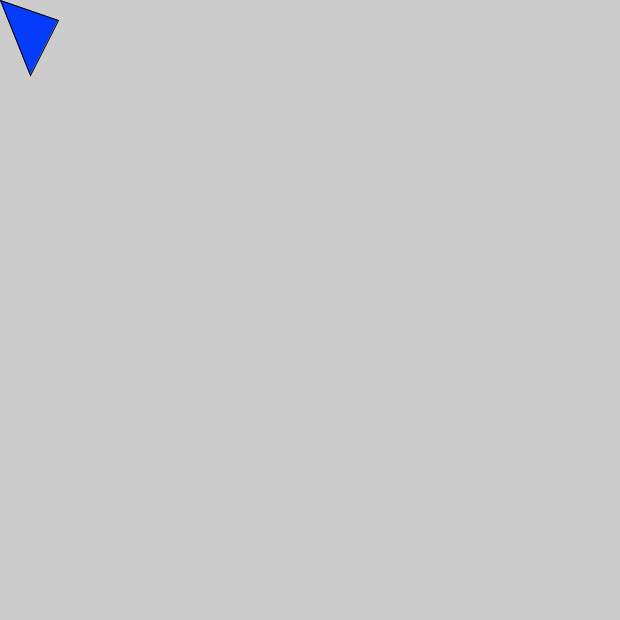
Frame 1 (no input)
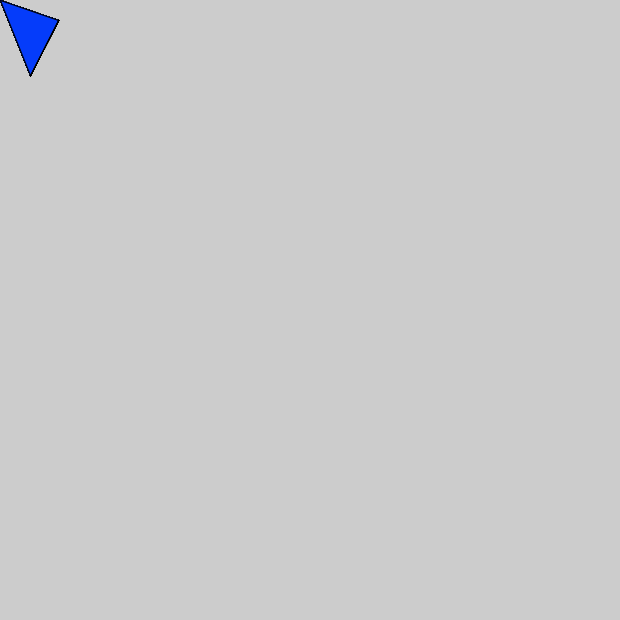
Frame 60 (the mouse pressed at the canvas centre just before this capture)
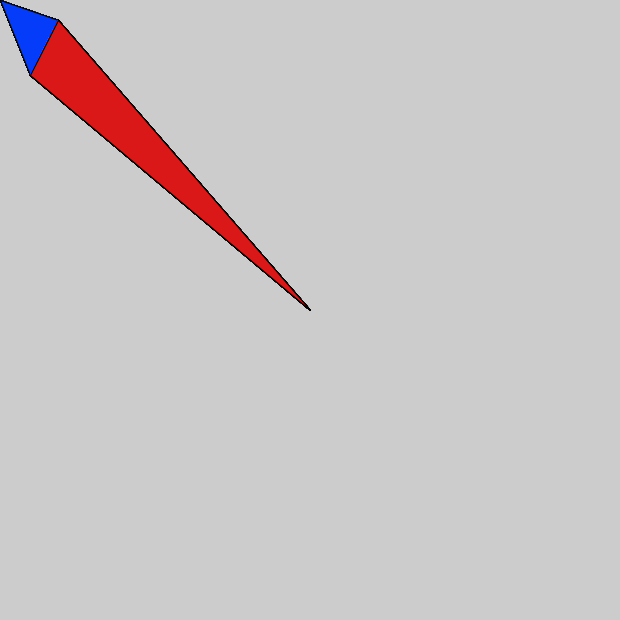
Frame 120 (the mouse held since frame 60 and released just before this capture)

The Processing sketch that drew these frames (run headless with seeded random() and noise(); from frame 60 on, the mouse is pressed at the canvas centre):

// Processing sketch: processing_51893
// ── processing_51893.pde

void setup() {
  size(620, 620);
}

void draw() {
  if (mousePressed) {
    fill(219,24,24);
  } else {
    fill(5,60,250);
  }
  triangle(mouseX, mouseY, 30, 75, 58, 20);
}
//This program creates a window that is 620 pixels wide and high.
//It creates a triangle that copies and moves based on the mouse movement
//upon clicking the mouse, the triangle will turn from blue to red
